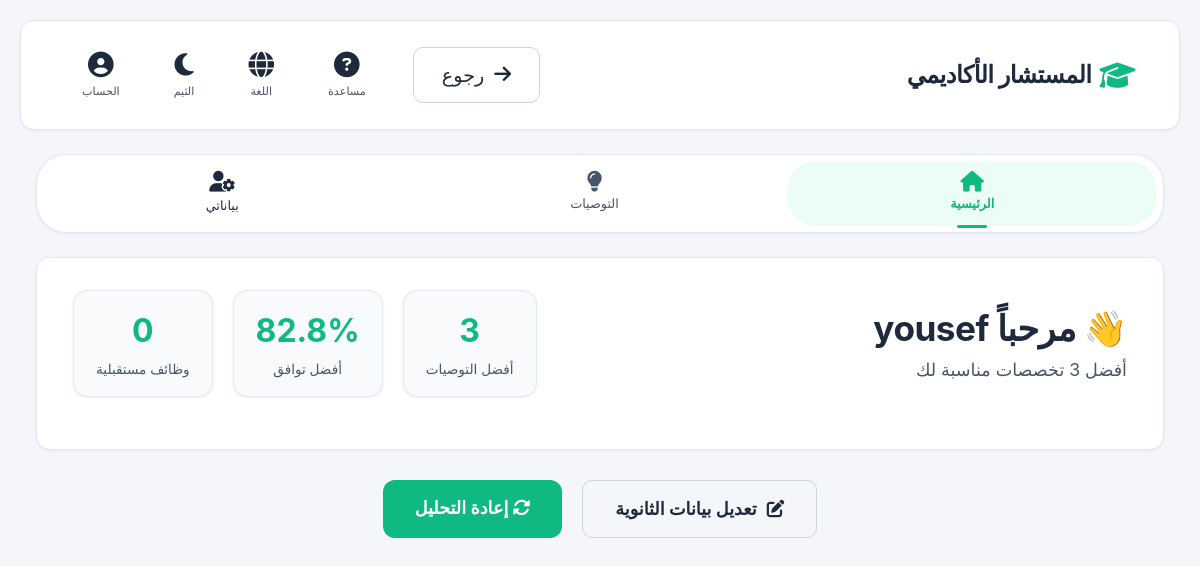
The app's page /dashboard/ (signed in), older data.
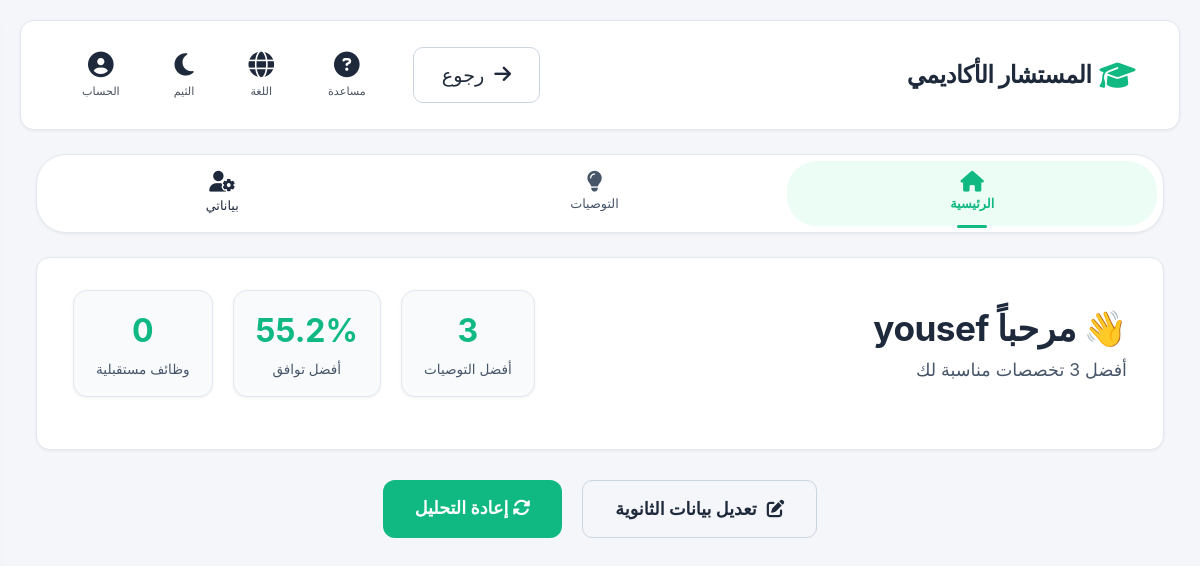
The same page, newer data.
### models/user.py (models this page shows, shortened)
class User(db.Model):
    __tablename__ = 'users'
    id = db.Column(db.Integer, primary_key=True)
    name = db.Column(db.String(100), nullable=False)
    email = db.Column(db.String(100), unique=True, nullable=False)
    password_hash = db.Column(db.String(256), nullable=False)
    created_at = db.Column(db.DateTime, default=datetime.utcnow)
    high_school_profile = db.relationship('HighSchoolProfile', backref='user', uselist=False, lazy=True)

### models/recommendation.py (models this page shows, shortened)
class Recommendation(db.Model):
    __tablename__ = 'recommendations'
    id = db.Column(db.Integer, primary_key=True)
    user_id = db.Column(db.Integer, db.ForeignKey('users.id'), nullable=False)
    major_title = db.Column(db.String(150))          # اسم التخصص
    match_percentage = db.Column(db.Float)           # نسبة المطابقة 0-100
    reason = db.Column(db.Text)                      # تفسير التوصية
    career_paths = db.Column(db.Text, nullable=True) # ✅ تخزين المسارات المهنية كـ JSON
    created_at = db.Column(db.DateTime, default=datetime.utcnow)
    user = db.relationship('User', backref='recommendations', lazy=True)
    def get_career_paths(self):
        if self.career_paths:
            return json.loads(self.career_paths)
        return []

### routes/dashboard.py (the view)
@dashboard_bp.route('/')
@login_required
def home():
    user_id = session['user_id']
    user = User.query.get(user_id)
    recommendations = Recommendation.query.filter_by(user_id=user_id).order_by(Recommendation.match_percentage.desc()).all()
    for rec in recommendations:
        rec.career_paths_list = rec.get_career_paths()  # استخدام الدالة المساعدة من الموديل
    return render_template('dashboard.html', user=user, recommendations=recommendations)

### templates/dashboard.html (shortened to what this page needs)
{% extends "base.html" %}
{% block content %}
<div class="tab-bar-horizontal">
    <button class="tab-item active" data-tab="dashboard" onclick="switchTab('dashboard')" aria-label="الرئيسية">
        <i class="fas fa-home"></i>
        <span>الرئيسية</span>
        <div class="tab-indicator"></div>
    </button>
    <button class="tab-item" data-tab="recommendations" onclick="switchTab('recommendations')" aria-label="التوصيات">
        <i class="fas fa-lightbulb"></i>
        <span>التوصيات</span>
    </button>
    <a href="{{ url_for('student.profile') }}" class="tab-item" data-tab="profile" style="text-decoration: none; color: inherit;" aria-label="بياناتي">
        <i class="fas fa-user-cog"></i>
        <span>بياناتي</span>
    </a>
</div>
<div class="tab-content-wrapper">
    <div id="tab-dashboard" class="tab-pane active">
        <div class="dashboard-hero">
            <div class="hero-text">
                <h1>👋 مرحباً {{ user.name }}</h1>
                <p style="color: var(--text-secondary); font-size: 1.1rem;">
                    {% if recommendations %}
                        أفضل {{ recommendations[:3]|length }} تخصصات مناسبة لك
                    {% else %}
                        لم تقم بالتحليل بعد
                    {% endif %}
                </p>
            </div>
            <div class="hero-stats">
                <div class="stat-card">
                    <span class="stat-number">{{ recommendations|length if recommendations|length < 3 else 3 }}</span>
                    <span class="stat-label">أفضل التوصيات</span>
                </div>
                <div class="stat-card">
                    <span class="stat-number">
                        {% if recommendations %}
                            {{ recommendations[0].match_percentage }}%
                        {% else %}
                            -
                        {% endif %}
                    </span>
                    <span class="stat-label">أفضل توافق</span>
                </div>
                <div class="stat-card">
                    <span class="stat-number">
                        {% set total_jobs = 0 %}
                        {% for rec in recommendations[:3] %}
                            {% set career_paths = rec.career_paths_list %}
                            {% set total_jobs = total_jobs + career_paths|length %}
                        {% endfor %}
                        {{ total_jobs }}
                    </span>
                    <span class="stat-label">وظائف مستقبلية</span>
                </div>
            </div>
        </div>
        <div style="margin-top: 30px; display: flex; gap: 20px; flex-wrap: wrap; justify-content: center;">
            <a href="{{ url_for('student.profile') }}" class="btn btn-outline" style="padding: 14px 32px; font-size: 1.1rem;">
                <i class="fas fa-edit"></i> تعديل بيانات الثانوية
            </a>
            <a href="{{ url_for('student.analyze') }}" class="btn" style="padding: 14px 32px; font-size: 1.1rem;">
                <i class="fas fa-sync-alt"></i> إعادة التحليل
            </a>
        </div>
    </div>
</div>
{% endblock %}

### templates/base.html (shortened to what this page needs)
<!DOCTYPE html>
<html dir="rtl" lang="ar" data-theme="light">
<head>
    <link rel="stylesheet" href="{{ url_for('static', filename='css/style.css') }}">
    <link rel="stylesheet" href="https://cdnjs.cloudflare.com/ajax/libs/font-awesome/6.5.0/css/all.min.css">
</head>
<body>
    <header class="navbar" role="banner">
        <div class="navbar-container">
            <div class="navbar-brand">
                <a href="{{ url_for('main.index') }}" class="logo" aria-label="المستشار الأكاديمي - الصفحة الرئيسية">
                    <i class="fas fa-graduation-cap logo-icon"></i>
                    <span>المستشار الأكاديمي</span>
                </a>
            </div>
            <nav class="navbar-actions" id="navbarActions" aria-label="قائمة التنقل">
                <a href="javascript:history.back()" class="btn-outline" style="margin-left: 10px;">
                    <i class="fas fa-arrow-right"></i> رجوع
                </a>
                <button onclick="toggleHelp()" title="مساعدة" class="icon-btn" aria-label="مساعدة">
                    <i class="fas fa-question-circle"></i>
                    <span class="icon-label">مساعدة</span>
                </button>
                <button onclick="toggleLanguage()" title="تغيير اللغة" class="icon-btn" aria-label="تغيير اللغة">
                    <i class="fas fa-globe"></i>
                    <span class="icon-label">اللغة</span>
                </button>
                <button onclick="toggleTheme()" title="الوضع المظلم/الفاتح" class="icon-btn" aria-label="تبديل الثيم">
                    <i class="fas fa-moon"></i>
                    <span class="icon-label">الثيم</span>
                </button>
                {% if session.user_id %}
                    <div class="account-menu">
                        <button onclick="toggleAccountMenu()" class="icon-btn" aria-label="الحساب" aria-haspopup="true" aria-expanded="false">
                            <i class="fas fa-user-circle"></i>
                            <span class="icon-label">الحساب</span>
                        </button>
                    </div>
                {% endif %}
            </nav>
        </div>
    </header>
    <main class="container">
        {% block content %}{% endblock %}
    </main>
</body>
</html>

### templates/base.html (style rules this page uses)
.navbar-container { display: flex; justify-content: space-between; align-items: center; width: 100%; padding: 0 20px; min-height: 80px; gap: 20px; }
.navbar-brand { display: flex; align-items: center; gap: 12px; flex-shrink: 0; }
.logo { font-size: 1.8rem; font-weight: bold; display: flex; align-items: center; gap: 8px; text-decoration: none; color: var(--text, #1e293b); }
.logo-icon { font-size: 2.2rem; }
.navbar-actions { display: flex; align-items: center; gap: 20px; flex-wrap: wrap; justify-content: flex-end; }
.btn-outline { font-size: 1.2rem; padding: 12px 28px; border-radius: 10px; border: 1px solid #cbd5e1; background: transparent; color: var(--text, #1e293b); text-decoration: none; display: inline-flex; align-items: center; gap: 10px; transition: all 0.2s; }
.icon-btn { font-size: 1.3rem !important; padding: 10px 16px; border-radius: 8px; background: none; border: 1px solid transparent; cursor: pointer; color: var(--text, #1e293b); display: inline-flex; align-items: center; gap: 8px; transition: all 0.2s; }
.icon-btn i { font-size: 1.6rem; }

Row changes from the older to the newer data that the page shows:
changed Recommendation: match_percentage "82.8" → "55.2"
